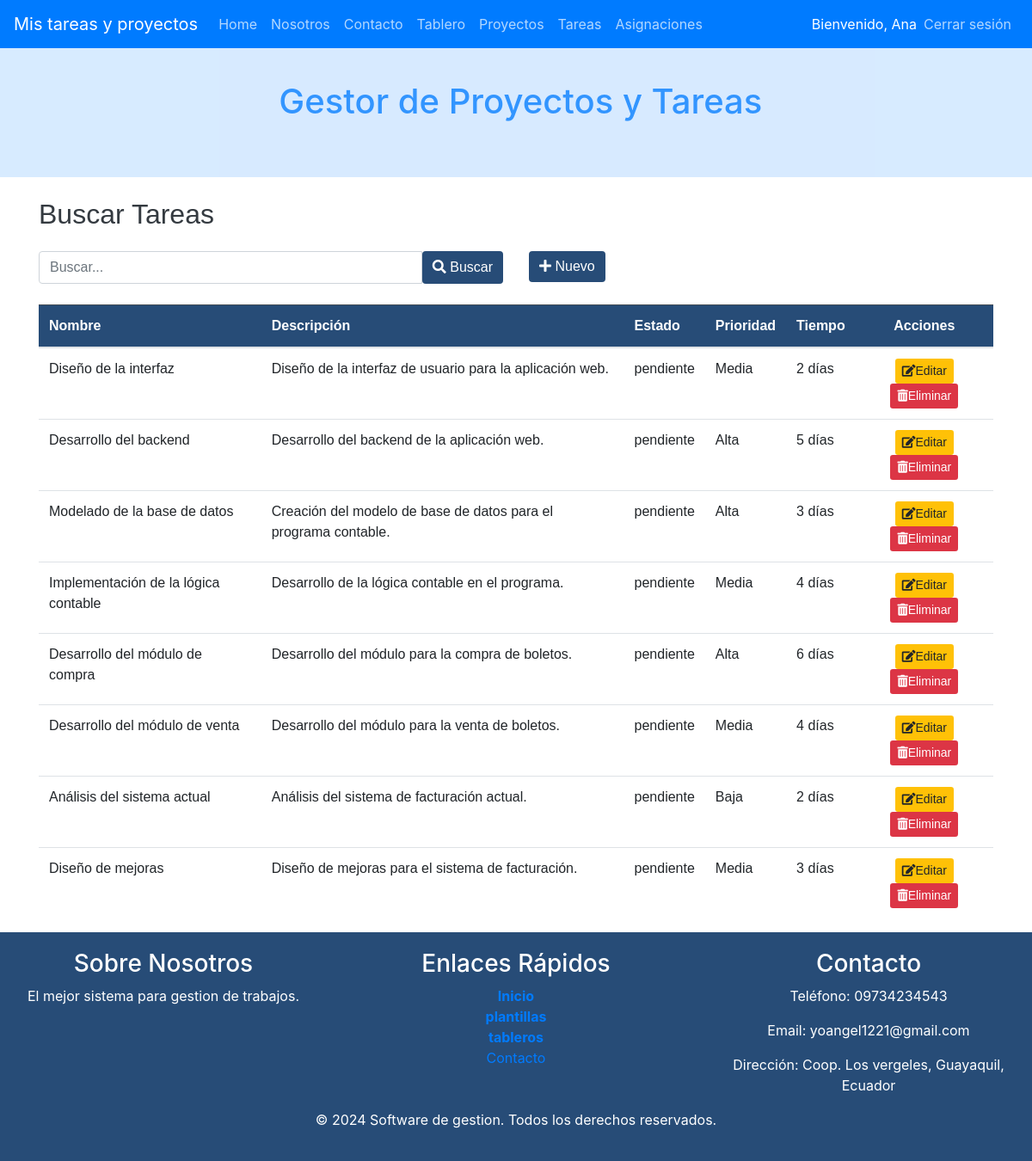
The app's page /index.php?c=Tareas&f=index (signed in), older data.
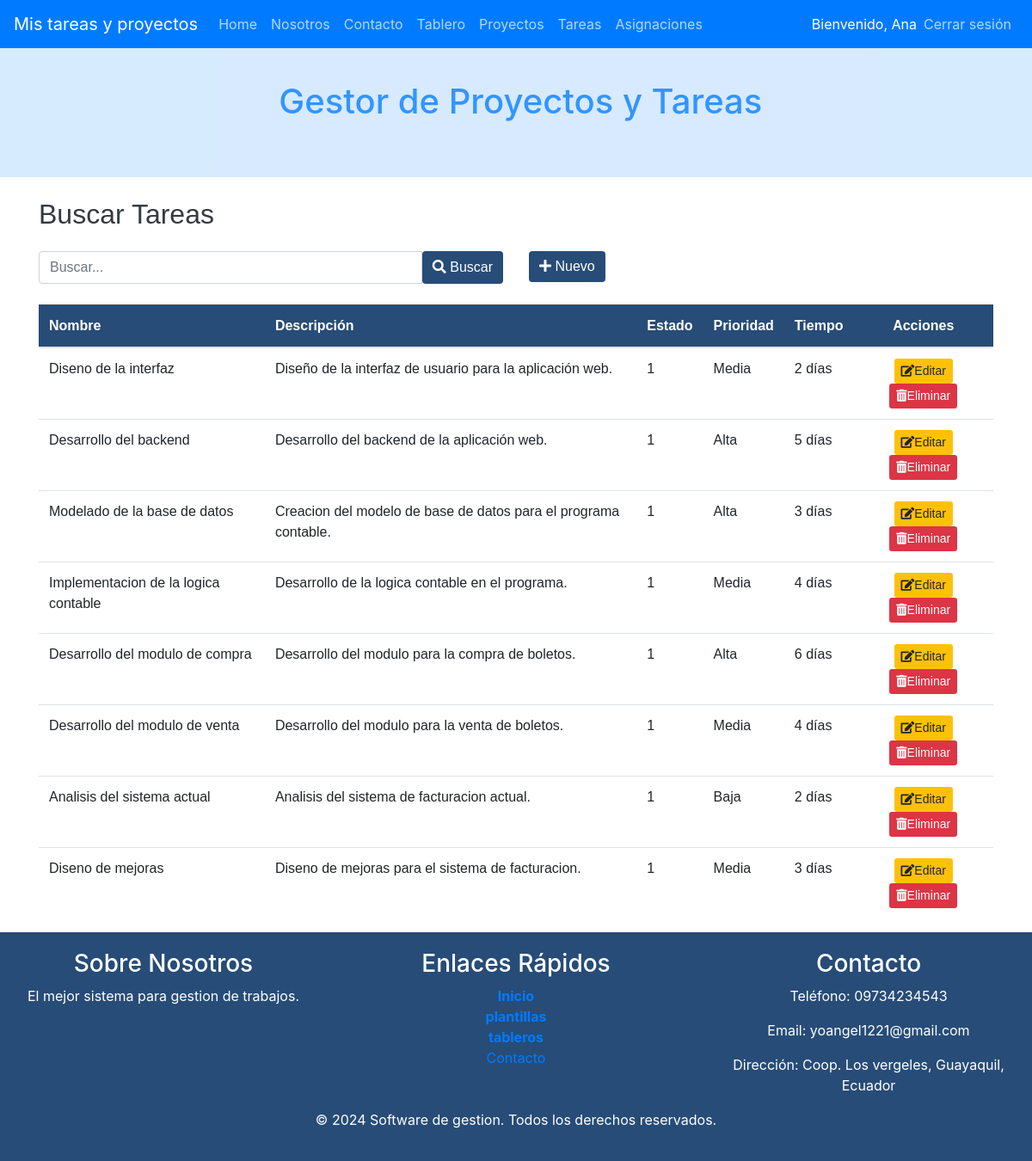
The same page, newer data.
### tables this page shows
CREATE TABLE IF NOT EXISTS Tareas (
    id INT AUTO_INCREMENT PRIMARY KEY,
    nombre VARCHAR(255) NOT NULL,
    descripcion TEXT,
    tiempo_estimado VARCHAR(50),
    prioridad ENUM('Baja', 'Media', 'Alta'),
    fecha_creacion TIMESTAMP DEFAULT CURRENT_TIMESTAMP,
    proyecto_id INT,
    estado int(1) NOT NULL DEFAULT 1,
    FOREIGN KEY (proyecto_id) REFERENCES Proyectos(id)
);

### controller/TareasController.php (called while the page is built, shortened)
<?php
require_once 'model/dao/TareasDAO.php';
class TareasController {
    private $model;
    public function __construct() {
        $this->model = new TareasDAO();
    }
    public function index() {
        $resultados = $this->model->selectAll("");
        $titulo = "Buscar Tareas";
        require_once VTAREAS.'list.php';
    }
}

### index.php (called while the page is built, shortened)
    <?php
        $funcion = (!empty($_REQUEST['f']))?htmlentities($_REQUEST['f']):FUNCION_PRINCIPAL;
        $cont = new  $controlador();
        $cont->$funcion();
?>

### config/Conexion.php (called while the page is built)
<?php
class Conexion {
    public static function getConexion() {
         $dsn = 'mysql:host=localhost;port=3307;dbname=' . DBNAME;
        $conexion = null;
        try {
            $conexion = new PDO($dsn, DBUSER, DBPASSWORD);
             $conexion->setAttribute(PDO::ATTR_ERRMODE, PDO::ERRMODE_EXCEPTION);
        } catch (Exception $e) {
            echo $e;
            die("error " . $e->getMessage());
        }
        return $conexion;
    }
}

### model/dao/TareasDAO.php (called while the page is built, shortened)
<?php
require_once 'config/Conexion.php';
class TareasDAO {
    private $con;
    public function __construct() {
        $this->con = Conexion::getConexion();
    }
    public function selectAll($parametro) {
        $sql = "SELECT * FROM tareas WHERE nombre LIKE :b1";
        $stmt = $this->con->prepare($sql);
        $conlike = '%' . $parametro . '%';
        $data = array('b1' => $conlike);
        $stmt->execute($data);
        $resultados = $stmt->fetchAll(PDO::FETCH_ASSOC);
        return $resultados;
    }
}
?>

### view/tareas/tareas.list.php (the view, shortened to what this page needs)
<div class="container mt-4">
    <h2 class="mb-4"><?php echo $titulo; ?></h2>
    <div class="row">
        <div class="col-sm-6">
            <form action="index.php?c=tareas&f=search" method="POST" class="input-group">
                <input type="text" name="b" id="busqueda" placeholder="Buscar..." class="form-control"/>
                <button type="submit" class="btn btn-secondary"><i class="fas fa-search"></i> Buscar</button>
            </form>
        </div>
        <div class="col-sm-6 text-end">
            <a href="index.php?c=tareas&f=view_new">
                <button type="button" class="btn btn-secondary">
                    <i class="fas fa-plus"></i>
                        Nuevo
                </button>
            </a>
        </div>
    </div>
        <table class="table mt-4">
            <thead class="table-dark">
                <tr>
                    <th>Nombre</th>
                    <th>Descripción</th>
                    <th>Estado</th>
                    <th>Prioridad</th>
                    <th>Tiempo</th>
                    <th class="centro">Acciones</th>
                </tr>
            </thead>
            <tbody>
                <?php foreach ($resultados as $fila) { ?>
                <tr>
                    <td><?php echo $fila['nombre']; ?></td>
                    <td><?php echo $fila['descripcion']; ?></td>
                    <td><?php echo $fila['estado']; ?></td>
                    <td><?php echo $fila['prioridad']; ?></td>
                    <td><?php echo $fila['tiempo_estimado']; ?></td>
                    <td class="centro">
                        <a class="btn btn-warning btn-sm me-2" href="index.php?c=tareas&f=view_edit&id=<?php echo $fila['id']; ?>">
                            <i class="fas fa-edit"></i>Editar
                        </a>
                        <a class="btn btn-danger btn-sm" onclick="return confirm('¿Está seguro de eliminar la tarea?');" href="index.php?c=tareas&f=delete&id=<?php echo $fila['id']; ?>">
                            <i class="fas fa-trash-alt"></i>Eliminar
                        </a>
                    </td>
                </tr>
                <?php } ?>
            </tbody>
        </table>
</div>

Row changes from the older to the newer data that the page shows:
changed tareas "Diseño de la interfaz de usuario para la aplicación web.": nombre "Diseño de la interfaz" → "Diseno de la interfaz"; estado "pendiente" → "1"
changed tareas "Desarrollo del backend": estado "pendiente" → "1"
changed tareas "Modelado de la base de datos": descripcion "Creación del modelo de base de datos para el programa contable." → "Creacion del modelo de base de datos para el programa contable."; estado "pendiente" → "1"
changed tareas: nombre "Implementación de la lógica contable" → "Implementacion de la logica contable"; descripcion "Desarrollo de la lógica contable en el programa." → "Desarrollo de la logica contable en el programa."; estado "pendiente" → "1"
changed tareas "6 días": nombre "Desarrollo del módulo de compra" → "Desarrollo del modulo de compra"; descripcion "Desarrollo del módulo para la compra de boletos." → "Desarrollo del modulo para la compra de boletos."; estado "pendiente" → "1"
changed tareas: nombre "Desarrollo del módulo de venta" → "Desarrollo del modulo de venta"; descripcion "Desarrollo del módulo para la venta de boletos." → "Desarrollo del modulo para la venta de boletos."; estado "pendiente" → "1"
changed tareas "Baja": nombre "Análisis del sistema actual" → "Analisis del sistema actual"; descripcion "Análisis del sistema de facturación actual." → "Analisis del sistema de facturacion actual."; estado "pendiente" → "1"
changed tareas: nombre "Diseño de mejoras" → "Diseno de mejoras"; descripcion "Diseño de mejoras para el sistema de facturación." → "Diseno de mejoras para el sistema de facturacion."; estado "pendiente" → "1"
